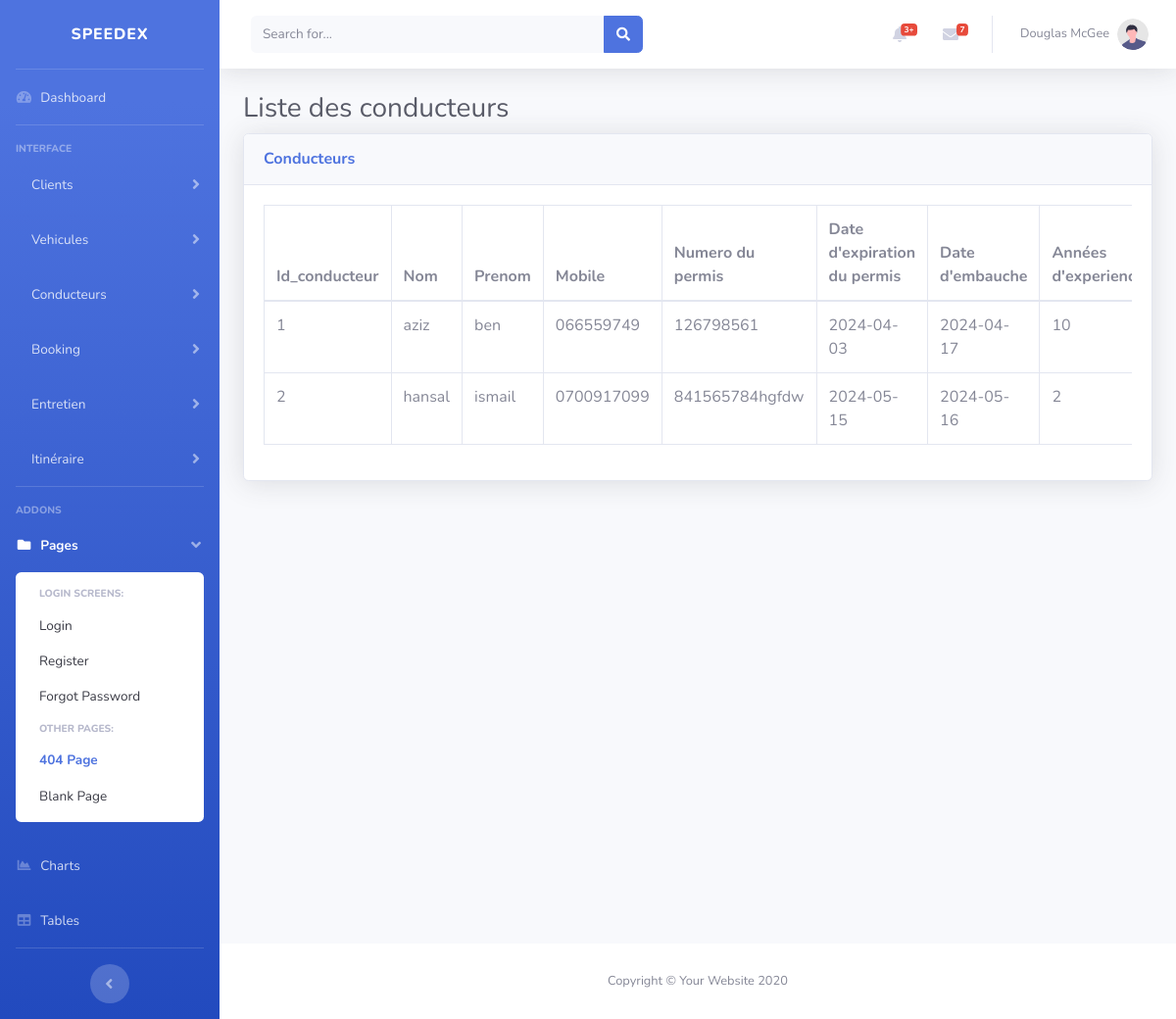
The app's page /listeconducteur.php with its own data.
### tables this page shows
CREATE TABLE `conducteur` (
  `id_conducteur` int(11) NOT NULL,
  `nom` varchar(30) NOT NULL,
  `prenom` varchar(30) NOT NULL,
  `mobile` varchar(30) NOT NULL,
  `num_permis` varchar(30) NOT NULL,
  `date_expiration_permis` date NOT NULL,
  `date_embauche` date NOT NULL,
  `annees_experience` int(11) NOT NULL,
  `date_naissance` date NOT NULL
);

### listeconducteur.php (the view, shortened to what this page needs)
<!DOCTYPE html>
<html lang="en">
<head>
    <link href="vendor/fontawesome-free/css/all.min.css" rel="stylesheet" type="text/css">
    <link href="css/sb-admin-2.min.css" rel="stylesheet">
</head>
<body id="page-top">
    <div id="wrapper">
        <ul class="navbar-nav bg-gradient-primary sidebar sidebar-dark accordion" id="accordionSidebar">
            <a class="sidebar-brand d-flex align-items-center justify-content-center" href="index.html">
                <div class="sidebar-brand-text mx-3">SpeedEx</div>
            </a>
            <hr class="sidebar-divider my-0">
            <li class="nav-item">
                <a class="nav-link" href="index.html">
                    <i class="fas fa-fw fa-tachometer-alt"></i>
                    <span>Dashboard</span>
                </a>
            </li>
            <hr class="sidebar-divider">
            <div class="sidebar-heading">
                Interface
            </div>
            <li class="nav-item">
                <a class="nav-link collapsed" href="#" data-toggle="collapse" data-target="#collapseTwo"
                    aria-expanded="true" aria-controls="collapseTwo">
                    <span class="ml-3">Clients</span>
                </a>
            </li>
            <li class="nav-item">
                <a class="nav-link collapsed" href="#" data-toggle="collapse" data-target="#collapseUtilities"
                    aria-expanded="true" aria-controls="collapseUtilities">
                    <span class="ml-3">Vehicules</span>
                </a>
            </li>
            <li class="nav-item">
                <a class="nav-link collapsed" href="#" data-toggle="collapse" data-target="#collapseConducteur"
                    aria-expanded="true" aria-controls="collapseUtilities">
                    <span class="ml-3">Conducteurs</span>
                </a>
            </li>
            <li class="nav-item">
                <a class="nav-link collapsed" href="#" data-toggle="collapse" data-target="#collapseBooking"
                    aria-expanded="true" aria-controls="collapseUtilities">
                    <span class="ml-3">Booking</span>
                </a>
            </li>
            <li class="nav-item">
                <a class="nav-link collapsed" href="#" data-toggle="collapse" data-target="#collapseEntretien"
                    aria-expanded="true" aria-controls="collapseEntretien">
                    <span class="ml-3">Entretien</span>
                </a>
            </li>
            <li class="nav-item">
                <a class="nav-link collapsed" href="#" data-toggle="collapse" data-target="#collapseItinairaire"
                    aria-expanded="true" aria-controls="collapseItinairaire">
                    <span class="ml-3">Itinéraire</span>
                </a>
            </li>
            <hr class="sidebar-divider">
            <div class="sidebar-heading">
                Addons
            </div>
            <li class="nav-item active">
                <a class="nav-link" href="#" data-toggle="collapse" data-target="#collapsePages" aria-expanded="true"
                    aria-controls="collapsePages">
                    <i class="fas fa-fw fa-folder"></i>
                    <span>Pages</span>
                </a>
                <div id="collapsePages" class="collapse show" aria-labelledby="headingPages"
                    data-parent="#accordionSidebar">
                    <div class="bg-white py-2 collapse-inner rounded">
                        <h6 class="collapse-header">Login Screens:</h6>
                        <a class="collapse-item" href="login.html">Login</a>
                        <a class="collapse-item" href="register.html">Register</a>
                        <a class="collapse-item" href="forgot-password.html">Forgot Password</a>
                        <h6 class="collapse-header">Other Pages:</h6>
                        <a class="collapse-item active" href="404.html">404 Page</a>
                        <a class="collapse-item" href="blank.html">Blank Page</a>
                    </div>
                </div>
            </li>
            <li class="nav-item">
                <a class="nav-link" href="charts.html">
                    <i class="fas fa-fw fa-chart-area"></i>
                    <span>Charts</span></a>
            </li>
            <li class="nav-item">
                <a class="nav-link" href="tables.html">
                    <i class="fas fa-fw fa-table"></i>
                    <span>Tables</span></a>
            </li>
            <hr class="sidebar-divider d-none d-md-block">
            <div class="text-center d-none d-md-inline">
                <button class="rounded-circle border-0" id="sidebarToggle"></button>
            </div>
        </ul>
        <div id="content-wrapper" class="d-flex flex-column">
            <div id="content">
                <nav class="navbar navbar-expand navbar-light bg-white topbar mb-4 static-top shadow">
                    <form
                        class="d-none d-sm-inline-block form-inline mr-auto ml-md-3 my-2 my-md-0 mw-100 navbar-search">
                        <div class="input-group">
                            <input type="text" class="form-control bg-light border-0 small" placeholder="Search for..."
                                aria-label="Search" aria-describedby="basic-addon2">
                            <div class="input-group-append">
                                <button class="btn btn-primary" type="button">
                                    <i class="fas fa-search fa-sm"></i>
                                </button>
                            </div>
                        </div>
                    </form>
                    <ul class="navbar-nav ml-auto">
                        <li class="nav-item dropdown no-arrow mx-1">
                            <a class="nav-link dropdown-toggle" href="#" id="alertsDropdown" role="button"
                                data-toggle="dropdown" aria-haspopup="true" aria-expanded="false">
                                <i class="fas fa-bell fa-fw"></i>
                                <span class="badge badge-danger badge-counter">3+</span>
                            </a>
                        </li>
                        <li class="nav-item dropdown no-arrow mx-1">
                            <a class="nav-link dropdown-toggle" href="#" id="messagesDropdown" role="button"
                                data-toggle="dropdown" aria-haspopup="true" aria-expanded="false">
                                <i class="fas fa-envelope fa-fw"></i>
                                <span class="badge badge-danger badge-counter">7</span>
                            </a>
                        </li>
                        <li class="nav-item dropdown no-arrow">
                            <a class="nav-link dropdown-toggle" href="#" id="userDropdown" role="button"
                                data-toggle="dropdown" aria-haspopup="true" aria-expanded="false">
                                <span class="mr-2 d-none d-lg-inline text-gray-600 small">Douglas McGee</span>
                                <img class="img-profile rounded-circle"
                                    src="img/undraw_profile.svg">
                            </a>
                        </li>
                    </ul>
                </nav>
                <div class="container-fluid">
                    <h1 class="h3 mb-2 text-gray-800">Liste des conducteurs</h1>
                    <div class="card shadow mb-4">
                        <div class="card-header py-3">
                            <h6 class="m-0 font-weight-bold text-primary">Conducteurs</h6>
                        </div>
                        <div class="card-body">
                            <div class="table-responsive">
                                <table class="table table-bordered" id="dataTable" width="100%" cellspacing="0">
                                    <thead>
                                        <tr>
                                            <th>Id_conducteur</th>
                                            <th>Nom</th>
                                            <th>Prenom</th>
                                            <th>Mobile</th>
                                            <th>Numero du permis</th>
                                            <th>Date d'expiration du permis</th>
                                            <th>Date d'embauche</th>
                                            <th>Années d'experiences</th>
                                        </tr>
                                    </thead>
                                    <tbody>
                                    <?php
    include('connect.php');
    $sql = "SELECT id_conducteur, nom, prenom, mobile, num_permis, date_expiration_permis, date_embauche, annees_experience, date_naissance FROM conducteur";
    $result = $conn->query($sql);
    if ($result->num_rows > 0) {
        while($row = $result->fetch_assoc()) {
            echo "<tr>";
            echo "<td>" . $row['id_conducteur'] . "</td>";
            echo "<td>" . $row['nom'] . "</td>";
            echo "<td>" . $row['prenom'] . "</td>";
            echo "<td>" . $row['mobile'] . "</td>";
            echo "<td>" . $row['num_permis'] . "</td>";
            echo "<td>" . $row['date_expiration_permis'] . "</td>";
            echo "<td>" . $row['date_embauche'] . "</td>";
            echo "<td>" . $row['annees_experience'] . "</td>";
            echo "</tr>";
        }
    } else {
        echo "<tr><td colspan='5'>Aucun Conducteur trouvé</td></tr>";
    }
    ?>
                                    </tbody>
                                </table>
                            </div>
                        </div>
                    </div>
                </div>
            </div>
            <footer class="sticky-footer bg-white">
                <div class="container my-auto">
                    <div class="copyright text-center my-auto">
                        <span>Copyright &copy; Your Website 2020</span>
                    </div>
                </div>
            </footer>
        </div>
    </div>
</body>
</html>

### records on screen
conducteur: id_conducteur "1", nom "aziz", prenom "ben", mobile "066559749", num_permis "126798561", date_expiration_permis "2024-04-03", date_embauche "2024-04-17", annees_experience "10"
conducteur: id_conducteur "2", nom "hansal", prenom "ismail", mobile "0700917099", num_permis "841565784hgfdw", date_expiration_permis "2024-05-15", date_embauche "2024-05-16", annees_experience "2"
